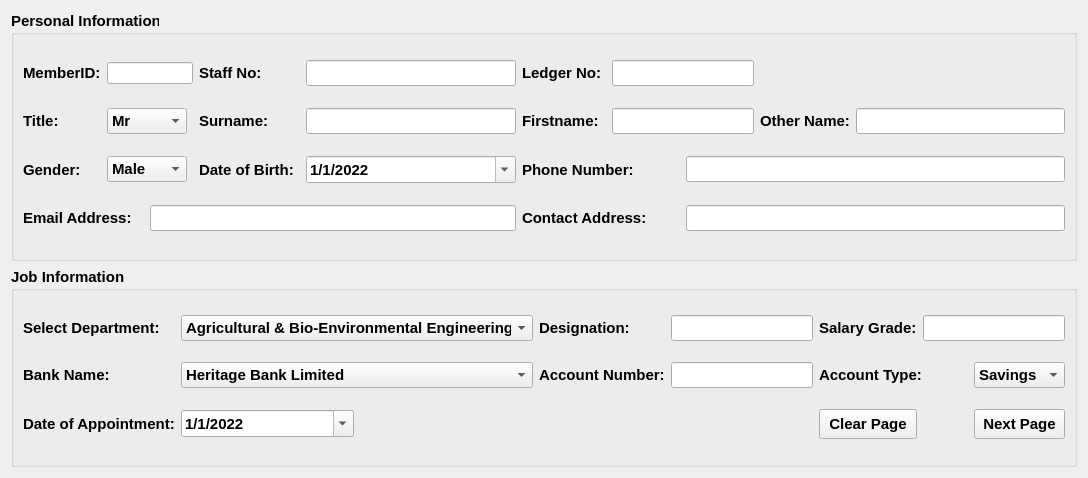
           <widget class="QWidget" name="personalTab_2">
            <attribute name="title">
             <string>Personal &amp; Job Info</string>
            </attribute>
            <layout class="QGridLayout" name="gridLayout_14">
             <item row="0" column="0">
              <widget class="QGroupBox" name="groupBox_13">
               <property name="minimumSize">
                <size>
                 <width>0</width>
                 <height>250</height>
                </size>
               </property>
               <property name="maximumSize">
                <size>
                 <width>16777215</width>
                 <height>250</height>
                </size>
               </property>
               <property name="font">
                <font>
                 <pointsize>11</pointsize>
                 <weight>75</weight>
                 <bold>true</bold>
                </font>
               </property>
               <property name="title">
                <string>Personal Information</string>
               </property>
               <layout class="QGridLayout" name="gridLayout_37">
                <item row="1" column="1" colspan="2">
                 <widget class="QComboBox" name="titleCombo_2">
                  <item>
                   <property name="text">
                    <string>Mr</string>
                   </property>
                  </item>
                  <item>
                   <property name="text">
                    <string>Mrs</string>
                   </property>
                  </item>
                  <item>
                   <property name="text">
                    <string>Engr</string>
                   </property>
                  </item>
                  <item>
                   <property name="text">
                    <string>Dr</string>
                   </property>
                  </item>
                  <item>
                   <property name="text">
                    <string>Arch</string>
                   </property>
                  </item>
                  <item>
                   <property name="text">
                    <string>Builder</string>
                   </property>
                  </item>
                  <item>
                   <property name="text">
                    <string>Tpl</string>
                   </property>
                  </item>
                  <item>
                   <property name="text">
                    <string>Surv</string>
                   </property>
                  </item>
                  <item>
                   <property name="text">
                    <string>ESV</string>
                   </property>
                  </item>
                  <item>
                   <property name="text">
                    <string>Prof.</string>
                   </property>
                  </item>
                 </widget>
                </item>
                <item row="1" column="4">
                 <widget class="QLabel" name="label_27">
                  <property name="font">
                   <font>
                    <pointsize>11</pointsize>
                   </font>
                  </property>
                  <property name="text">
                   <string>Surname:</string>
                  </property>
                 </widget>
                </item>
                <item row="1" column="6">
                 <widget class="QLineEdit" name="surnameTxt_2"/>
                </item>
                <item row="1" column="7">
                 <widget class="QLabel" name="label_28">
                  <property name="font">
                   <font>
                    <pointsize>11</pointsize>
                   </font>
                  </property>
                  <property name="text">
                   <string>Firstname:</string>
                  </property>
                 </widget>
                </item>
                <item row="1" column="11">
                 <widget class="QLineEdit" name="othernameTxt_2"/>
                </item>
                <item row="3" column="2" colspan="5">
                 <widget class="QLineEdit" name="emailTxt_2">
                  <property name="text">
                   <string/>
                  </property>
                 </widget>
                </item>
                <item row="2" column="7" colspan="2">
                 <widget class="QLabel" name="label_30">
                  <property name="font">
                   <font>
                    <pointsize>11</pointsize>
                   </font>
                  </property>
                  <property name="text">
                   <string>Phone Number:</string>
                  </property>
                 </widget>
                </item>
                <item row="2" column="1" colspan="2">
                 <widget class="QComboBox" name="genderCombo_2">
                  <item>
                   <property name="text">
                    <string>Male</string>
                   </property>
                  </item>
                  <item>
                   <property name="text">
                    <string>Female</string>
                   </property>
                  </item>
                 </widget>
                </item>
                <item row="1" column="8" colspan="2">
                 <widget class="QLineEdit" name="firstnameTxt_2"/>
                </item>
                <item row="2" column="4">
                 <widget class="QLabel" name="label_31">
                  <property name="font">
                   <font>
                    <pointsize>11</pointsize>
                   </font>
                  </property>
                  <property name="text">
                   <string>Date of Birth:</string>
                  </property>
                 </widget>
                </item>
                <item row="3" column="7" colspan="2">
                 <widget class="QLabel" name="label_32">
                  <property name="font">
                   <font>
                    <pointsize>11</pointsize>
                   </font>
                  </property>
                  <property name="text">
                   <string>Contact Address:</string>
                  </property>
                 </widget>
                </item>
                <item row="2" column="0">
                 <widget class="QLabel" name="label_33">
                  <property name="font">
                   <font>
                    <pointsize>11</pointsize>
                   </font>
                  </property>
                  <property name="text">
                   <string>Gender:</string>
                  </property>
                 </widget>
                </item>
                <item row="1" column="10">
                 <widget class="QLabel" name="label_34">
                  <property name="font">
                   <font>
                    <pointsize>11</pointsize>
                   </font>
                  </property>
                  <property name="text">
                   <string>Other Name:</string>
                  </property>
                 </widget>
                </item>
                <item row="2" column="6">
                 <widget class="QDateEdit" name="dobDateEdit_2">
                  <property name="font">
                   <font>
                    <pointsize>11</pointsize>
                   </font>
                  </property>
                  <property name="maximumDate">
                   <date>
                    <year>2100</year>
                    <month>12</month>
                    <day>31</day>
                   </date>
                  </property>
                  <property name="minimumDate">
                   <date>
                    <year>1950</year>
                    <month>1</month>
                    <day>1</day>
                   </date>
                  </property>
                  <property name="displayFormat">
                   <string>d/M/yyyy</string>
                  </property>
                  <property name="calendarPopup">
                   <bool>true</bool>
                  </property>
                  <property name="date">
                   <date>
                    <year>2022</year>
                    <month>1</month>
                    <day>1</day>
                   </date>
                  </property>
                 </widget>
                </item>
                <item row="3" column="0" colspan="2">
                 <widget class="QLabel" name="label_35">
                  <property name="font">
                   <font>
                    <pointsize>11</pointsize>
                   </font>
                  </property>
                  <property name="text">
                   <string>Email Address:</string>
                  </property>
                 </widget>
                </item>
                <item row="0" column="0">
                 <widget class="QLabel" name="label_36">
                  <property name="font">
                   <font>
                    <pointsize>11</pointsize>
                   </font>
                  </property>
                  <property name="text">
                   <string>MemberID:</string>
                  </property>
                 </widget>
                </item>
                <item row="0" column="1" colspan="3">
                 <widget class="QLineEdit" name="memberIDTxt_2">
                  <property name="font">
                   <font>
                    <pointsize>-1</pointsize>
                   </font>
                  </property>
                  <property name="readOnly">
                   <bool>true</bool>
                  </property>
                 </widget>
                </item>
                <item row="0" column="4">
                 <widget class="QLabel" name="label_37">
                  <property name="font">
                   <font>
                    <pointsize>11</pointsize>
                   </font>
                  </property>
                  <property name="text">
                   <string>Staff No:</string>
                  </property>
                 </widget>
                </item>
                <item row="0" column="7">
                 <widget class="QLabel" name="label_48">
                  <property name="font">
                   <font>
                    <pointsize>11</pointsize>
                   </font>
                  </property>
                  <property name="text">
                   <string>Ledger No: </string>
                  </property>
                 </widget>
                </item>
                <item row="0" column="8" colspan="2">
                 <widget class="QLineEdit" name="ledgerNoTxt_2"/>
                </item>
                <item row="1" column="0">
                 <widget class="QLabel" name="label_65">
                  <property name="font">
                   <font>
                    <pointsize>11</pointsize>
                   </font>
                  </property>
                  <property name="text">
                   <string>Title:</string>
                  </property>
                 </widget>
                </item>
                <item row="0" column="6">
                 <widget class="QLineEdit" name="staffNoTxt_2"/>
                </item>
                <item row="2" column="9" colspan="3">
                 <widget class="QLineEdit" name="phoneNoTxt_2">
                  <property name="text">
                   <string/>
                  </property>
                 </widget>
                </item>
                <item row="3" column="9" colspan="3">
                 <widget class="QLineEdit" name="contactTxt_2">
                  <property name="text">
                   <string/>
                  </property>
                 </widget>
                </item>
               </layout>
              </widget>
             </item>
             <item row="1" column="0">
              <widget class="QGroupBox" name="groupBox_14">
               <property name="minimumSize">
                <size>
                 <width>0</width>
                 <height>200</height>
                </size>
               </property>
               <property name="maximumSize">
                <size>
                 <width>16777215</width>
                 <height>200</height>
                </size>
               </property>
               <property name="font">
                <font>
                 <pointsize>11</pointsize>
                 <weight>75</weight>
                 <bold>true</bold>
                </font>
               </property>
               <property name="title">
                <string>Job Information</string>
               </property>
               <layout class="QGridLayout" name="gridLayout_38">
                <item row="0" column="0">
                 <widget class="QLabel" name="label_66">
                  <property name="font">
                   <font>
                    <pointsize>11</pointsize>
                   </font>
                  </property>
                  <property name="text">
                   <string>Select Department:</string>
                  </property>
                 </widget>
                </item>
                <item row="1" column="0">
                 <widget class="QLabel" name="label_67">
                  <property name="font">
                   <font>
                    <pointsize>11</pointsize>
                   </font>
                  </property>
                  <property name="text">
                   <string>Bank Name:</string>
                  </property>
                 </widget>
                </item>
                <item row="0" column="5">
                 <widget class="QLabel" name="label_68">
                  <property name="font">
                   <font>
                    <pointsize>11</pointsize>
                   </font>
                  </property>
                  <property name="text">
                   <string>Salary Grade:</string>
                  </property>
                 </widget>
                </item>
                <item row="1" column="1" colspan="2">
                 <widget class="QComboBox" name="bankNameCombo_2">
                  <item>
                   <property name="text">
                    <string>Heritage Bank Limited</string>
                   </property>
                  </item>
                  <item>
                   <property name="text">
                    <string>First Bank Plc</string>
                   </property>
                  </item>
                  <item>
                   <property name="text">
                    <string>Polaris Bank</string>
                   </property>
                  </item>
                  <item>
                   <property name="text">
                    <string>United Bank for Africa</string>
                   </property>
                  </item>
                  <item>
                   <property name="text">
                    <string>Zenith Bank</string>
                   </property>
                  </item>
                  <item>
                   <property name="text">
                    <string>Access Bank</string>
                   </property>
                  </item>
                 </widget>
                </item>
                <item row="0" column="4">
                 <widget class="QLineEdit" name="designationTxt_2"/>
                </item>
                <item row="1" column="3">
                 <widget class="QLabel" name="label_69">
                  <property name="font">
                   <font>
                    <pointsize>11</pointsize>
                   </font>
                  </property>
                  <property name="text">
                   <string>Account Number:</string>
                  </property>
                 </widget>
                </item>
                <item row="1" column="7" colspan="2">
                 <widget class="QComboBox" name="accountTypeCombo_2">
                  <item>
                   <property name="text">
                    <string>Savings</string>
                   </property>
                  </item>
                  <item>
                   <property name="text">
                    <string>Current</string>
                   </property>
                  </item>
                 </widget>
                </item>
                <item row="0" column="1" colspan="2">
                 <widget class="QComboBox" name="deptCombo_2">
                  <item>
                   <property name="text">
                    <string>Agricultural &amp; Bio-Environmental Engineering</string>
                   </property>
                  </item>
                  <item>
                   <property name="text">
                    <string>Civil Engineering</string>
                   </property>
                  </item>
                  <item>
                   <property name="text">
                    <string>Mechanical Engineering</string>
                   </property>
                  </item>
                  <item>
                   <property name="text">
                    <string>Agricultural Technology</string>
                   </property>
                  </item>
                  <item>
                   <property name="text">
                    <string>Computer Science</string>
                   </property>
                  </item>
                  <item>
                   <property name="text">
                    <string>Science Technology</string>
                   </property>
                  </item>
                  <item>
                   <property name="text">
                    <string>Food Technology</string>
                   </property>
                  </item>
                  <item>
                   <property name="text">
                    <string>Health Centre</string>
                   </property>
                  </item>
                 </widget>
                </item>
                <item row="1" column="5" colspan="2">
                 <widget class="QLabel" name="label_70">
                  <property name="font">
                   <font>
                    <pointsize>11</pointsize>
                   </font>
                  </property>
                  <property name="text">
                   <string>Account Type:</string>
                  </property>
                 </widget>
                </item>
                <item row="0" column="6" colspan="3">
                 <widget class="QLineEdit" name="salaryGradeTxt_2"/>
                </item>
                <item row="0" column="3">
                 <widget class="QLabel" name="label_71">
                  <property name="font">
                   <font>
                    <pointsize>11</pointsize>
                   </font>
                  </property>
                  <property name="text">
                   <string>Designation:</string>
                  </property>
                 </widget>
                </item>
                <item row="1" column="4">
                 <widget class="QLineEdit" name="accountNoTxt_2">
                  <property name="text">
                   <string/>
                  </property>
                 </widget>
                </item>
                <item row="2" column="0">
                 <widget class="QLabel" name="label_72">
                  <property name="font">
                   <font>
                    <pointsize>11</pointsize>
                   </font>
                  </property>
                  <property name="text">
                   <string>Date of Appointment:</string>
                  </property>
                 </widget>
                </item>
                <item row="2" column="7" colspan="2">
                 <widget class="QPushButton" name="nextPageBtn_2">
                  <property name="minimumSize">
                   <size>
                    <width>0</width>
                    <height>30</height>
                   </size>
                  </property>
                  <property name="maximumSize">
                   <size>
                    <width>16777215</width>
                    <height>30</height>
                   </size>
                  </property>
                  <property name="text">
                   <string>Next Page</string>
                  </property>
                  <property name="icon">
                   <iconset resource="../static/resource.qrc">
                    <normaloff>:/icons/icon/white/arrow-right.svg</normaloff>:/icons/icon/white/arrow-right.svg</iconset>
                  </property>
                  <property name="iconSize">
                   <size>
                    <width>20</width>
                    <height>20</height>
                   </size>
                  </property>
                 </widget>
                </item>
                <item row="2" column="5">
                 <widget class="QPushButton" name="personalClearBtn_2">
                  <property name="minimumSize">
                   <size>
                    <width>0</width>
                    <height>30</height>
                   </size>
                  </property>
                  <property name="maximumSize">
                   <size>
                    <width>16777215</width>
                    <height>30</height>
                   </size>
                  </property>
                  <property name="text">
                   <string>Clear Page</string>
                  </property>
                  <property name="icon">
                   <iconset resource="../static/resource.qrc">
                    <normaloff>:/icons/icon/white/x.svg</normaloff>:/icons/icon/white/x.svg</iconset>
                  </property>
                  <property name="iconSize">
                   <size>
                    <width>20</width>
                    <height>20</height>
                   </size>
                  </property>
                 </widget>
                </item>
                <item row="2" column="3" colspan="2">
                 <spacer name="horizontalSpacer_78">
                  <property name="orientation">
                   <enum>Qt::Horizontal</enum>
                  </property>
                  <property name="sizeHint" stdset="0">
                   <size>
                    <width>40</width>
                    <height>20</height>
                   </size>
                  </property>
                 </spacer>
                </item>
                <item row="2" column="1">
                 <widget class="QDateEdit" name="doaDateEdit_2">
                  <property name="font">
                   <font>
                    <pointsize>11</pointsize>
                   </font>
                  </property>
                  <property name="maximumDate">
                   <date>
                    <year>2100</year>
                    <month>12</month>
                    <day>31</day>
                   </date>
                  </property>
                  <property name="minimumDate">
                   <date>
                    <year>1950</year>
                    <month>9</month>
                    <day>14</day>
                   </date>
                  </property>
                  <property name="displayFormat">
                   <string>d/M/yyyy</string>
                  </property>
                  <property name="calendarPopup">
                   <bool>true</bool>
                  </property>
                  <property name="date">
                   <date>
                    <year>2022</year>
                    <month>1</month>
                    <day>1</day>
                   </date>
                  </property>
                 </widget>
                </item>
               </layout>
              </widget>
             </item>
            </layout>
           </widget>
